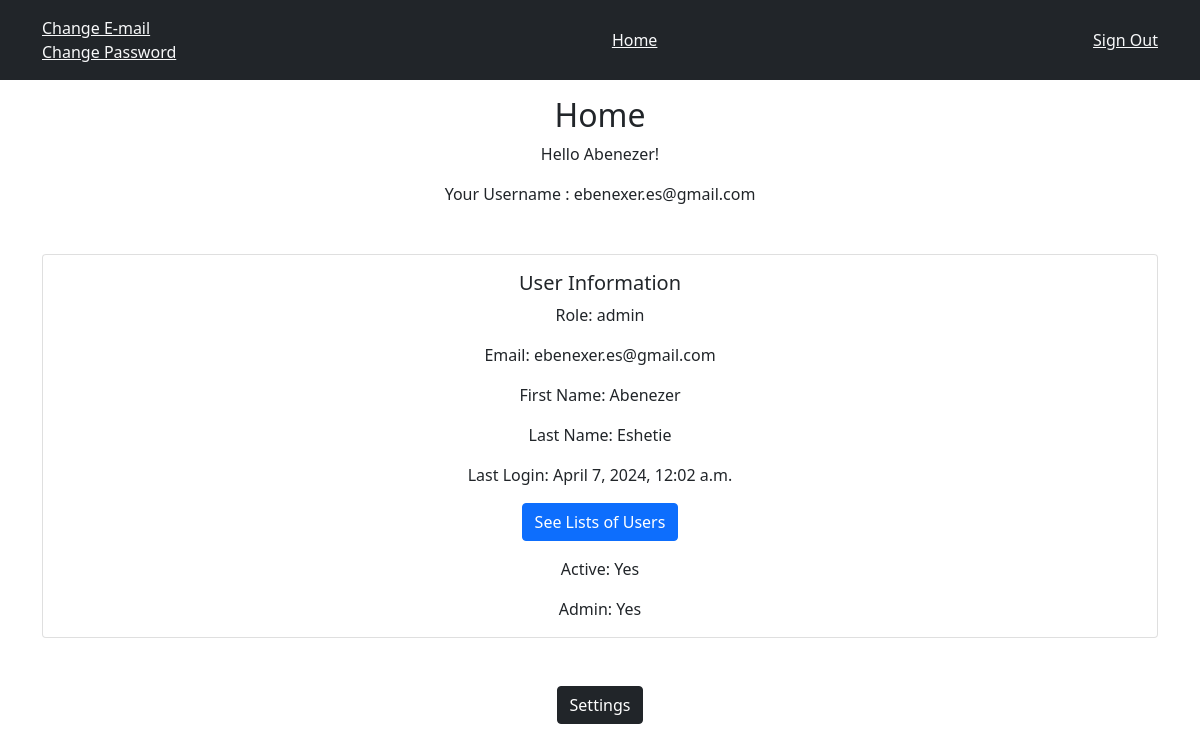
The page /home/ (signed in) on the database as committed earlier.
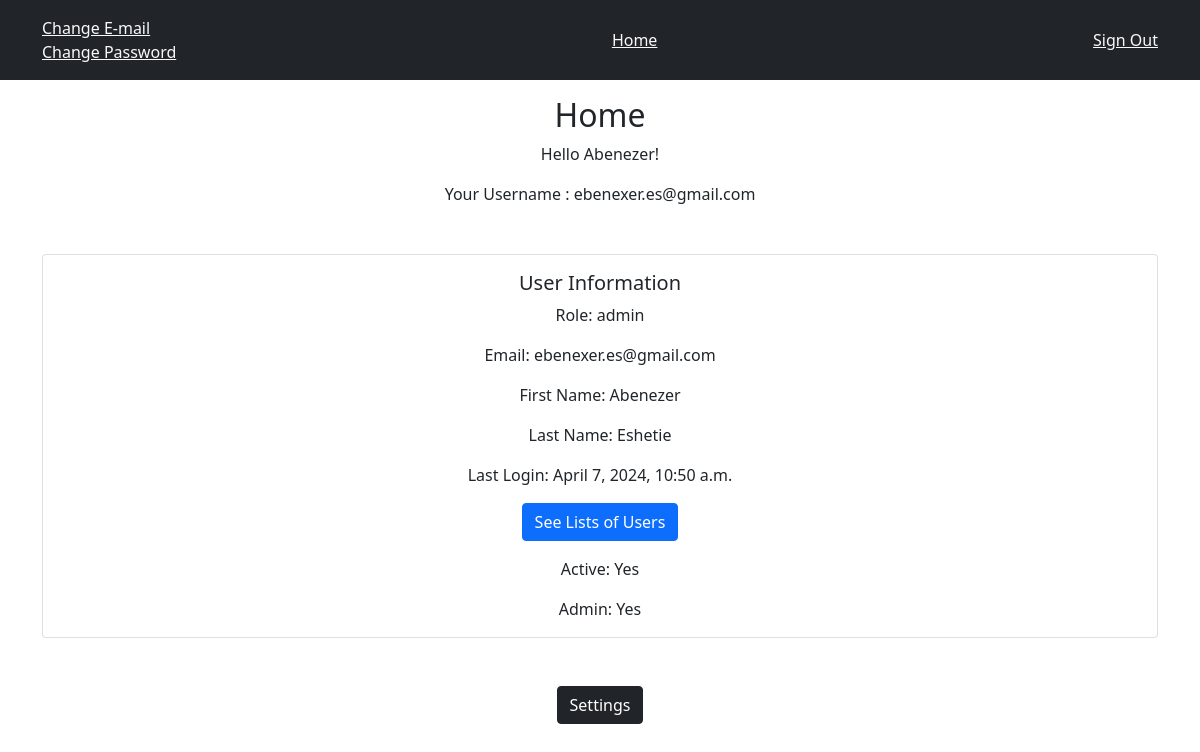
The same page on the database as committed later.
### authuser/models.py (models this page shows, shortened)
class User(AbstractBaseUser, PermissionsMixin):
    email = models.EmailField(unique=True)
    first_name = models.CharField(max_length=255, blank=True, null=True)
    last_name = models.CharField(max_length=255, blank=True, null=True)
    username = models.CharField(max_length=255, unique=True, blank=True, null=True)
    role = models.CharField(max_length=25, choices=CustomUserManager.Roles.choices, default=CustomUserManager.Roles.FOOTBALL_PLAYER)
    is_staff = models.BooleanField(default=False)
    is_superuser = models.BooleanField(default=False)
    is_active = models.BooleanField(default=True)
    created_at = models.DateTimeField(auto_now_add=True)
    objects = CustomUserManager()
    USERNAME_FIELD = 'email'
    EMAIL_FIELD = 'email'
    REQUIRED_FIELDS = []
    class Meta:
        verbose_name = 'User'
        verbose_name_plural = 'Users'
    def __str__(self):
        return self.email

### templates/dashboard/home.html (shortened to what this page needs)
{% extends 'account/base.html' %}
{% block content %}
<div class="text-center">
    <h2>Home</h2>
    <p>Hello {{ user.first_name }}!</p>
    <p>Your Username : {{ user }}</p>
    <div class="container">
        {% if user.is_authenticated %}
        <div class="card mt-5">
            <div class="card-body">
                <h5 class="card-title">User Information</h5>
                <p class="card-text">Role: {{ user.role }}</p>
                <p class="card-text">Email: {{ user.email }}</p>
                {% if user.first_name %}
                <p class="card-text">First Name: {{ user.first_name }}</p>
                {% endif %}
                {% if user.last_name %}
                <p class="card-text">Last Name: {{ user.last_name }}</p>
                {% endif %}
                {% if user.last_login %}
                <p class="card-text">Last Login: {{ user.last_login }}</p>
                {% endif %}
                {% if user.role == 'admin' %}
                <a class="btn btn-primary mb-3" href="/auth/users.html">See Lists of Users</a>
                {% endif %}
                {% if user.is_active %}
                <p class="card-text">Active: Yes</p>
                {% endif %}
                {% if user.role == 'admin' %}
                <p class="card-text">Admin: Yes</p>
                {% else %}
                <p class="card-text">Admin: No</p>
                {% endif %}
            </div>
        </div>
        {% endif %}
    </div>
    <a class="btn btn-dark mt-5" href="{% url 'socialaccount_connections' %}">Settings</a>
</div>
{% endblock %}

Rows that differ between the two databases and show on the page:
changed User "Abenezer": last_login "April 7, 2024, 12:02 a.m." → "April 7, 2024, 10:50 a.m."
